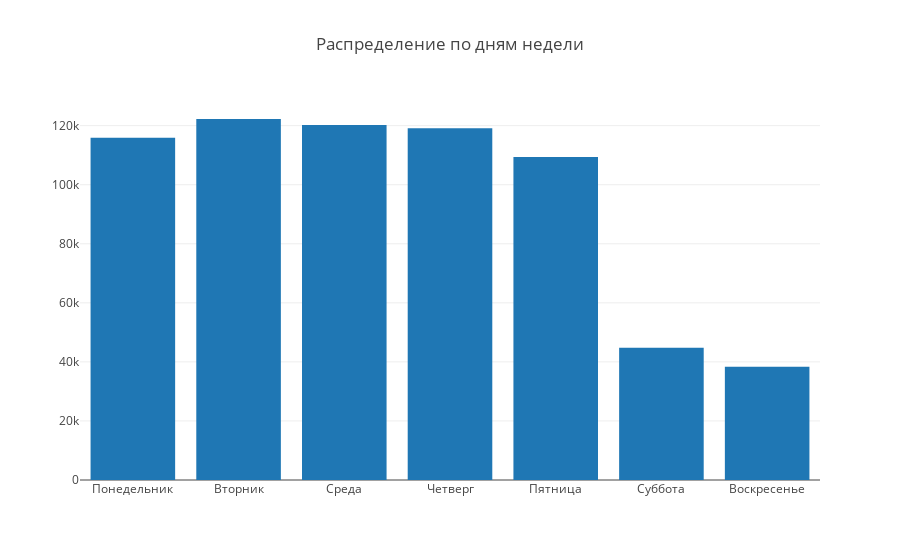

Notebook code for this chart:
### Code cell
trace = go.Bar(
    x = trip_weekdays.index,
    y = trip_weekdays['trips']
)

data = [trace]
layout = {'title': 'Распределение по дням недели'}
fig = dict(data=data, layout=layout)
iplot(fig, show_link=False)

### Figure 1 — Plotly figure (JSON) as saved in the notebook; plotly's stock layout.template omitted (floating-point values rounded to 4 significant figures)
{"data": [{"type": "bar", "x": ["Понедельник", "Вторник", "Среда", "Четверг", "Пятница", "Суббота", "Воскресенье"], "y": [115873, 122259, 120201, 119089, 109361, 44785, 38391]}], "layout": {"title": "Распределение по дням недели"}}
